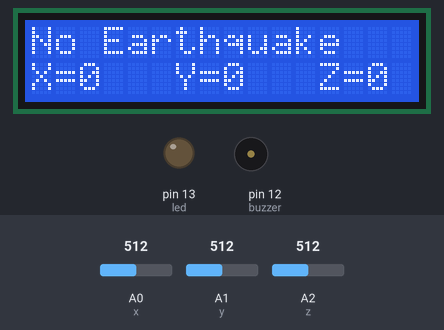
Simulated run of this sketch. Board: Arduino Uno, built with avr-gcc and run on an emulated ATmega328P. Shown: 16×2 character LCD, output pins drawn as LEDs (lit = HIGH), buzzer (waves = sounding, pin HIGH). Inputs (shaded band) come from the test bench; at power-on: A0 (x) = 512, A1 (y) = 512, A2 (z) = 512. What the sketch prints to the serial monitor is not drawn.

Above: at 9.4 s.
9.5 s: A0 (x) set to 390
At 10.2 s:
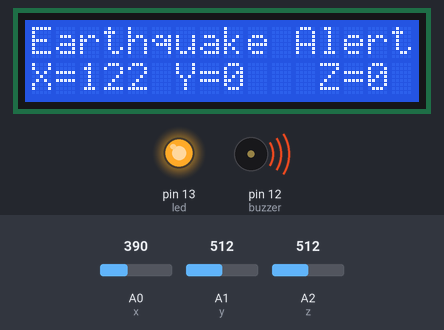
11.3 s: A1 (y) set to 433
At 12.5 s:
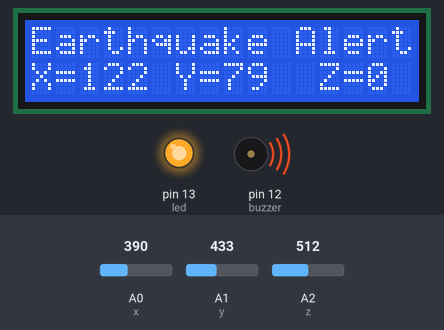
12.8 s: A1 (y) set to 424
At 13.44 s:
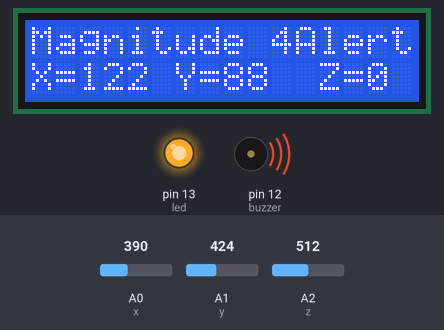
15.6 s: A2 (z) set to 599
At 16.44 s:
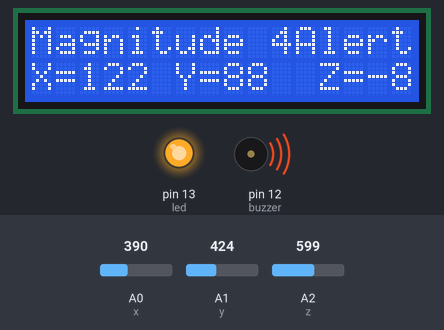
17.2 s: A2 (z) set to 629
At 18.1 s:
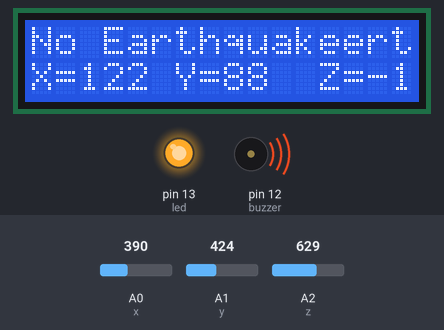
20.2 s: A0 (x) set to 399
At 20.54 s:
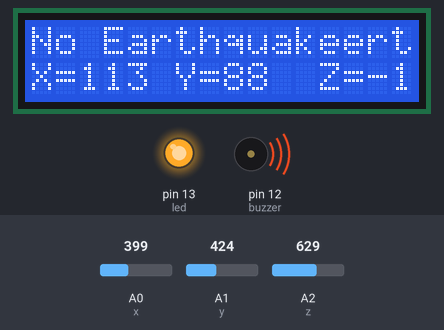
23.2 s: A0 (x) set to 420
Timing chart, 0 to 25.8 s (numbered marks = the images above; inputs shaded):
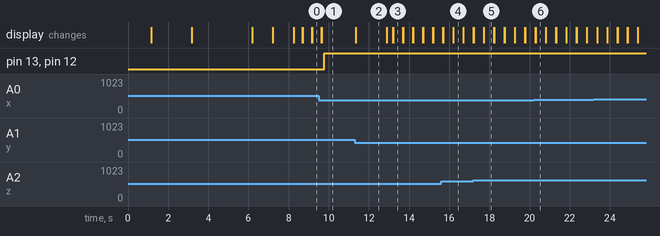

The sketch:

detect_earthquake.ino
```cpp
#include <Wire.h>
#include <LiquidCrystal_I2C.h>
#include <math.h>

#define buzzer 12
#define led 13
#define x A0
#define y A1
#define z A2

/*variables*/
int xsample = 0;
int ysample = 0;
int zsample = 0;
long start;
int buz = 0;

/*Macros*/
#define samples 10
#define maxVal 100 // max change limit
#define minVal -100 // min change limit
#define buzTime 5000 // buzzer on time

LiquidCrystal_I2C lcd(0x27, 20, 4); // I2C address, columns, rows

void setup() {
  lcd.init();
  lcd.backlight();
  lcd.begin(16, 2);
  Serial.begin(9600);
  delay(1000);
  lcd.print("Earthquake ");
  lcd.setCursor(0, 1);
  lcd.print("Detector ");
  lcd.print("System ");
  delay(2000);
  lcd.clear();
  lcd.print("Calibrating.....");
  lcd.setCursor(0, 1);
  lcd.print("Please wait...");
  pinMode(buzzer, OUTPUT);
  pinMode(led, OUTPUT);
  buz = 0;
  digitalWrite(buzzer, buz);
  digitalWrite(led, buz);
  for (int i = 0; i < samples; i++) {
    xsample += analogRead(x);
    ysample += analogRead(y);
    zsample += analogRead(z);
  }
  xsample /= samples;
  ysample /= samples;
  zsample /= samples;
  delay(3000);
  lcd.clear();
  lcd.print("Calibrated");
  delay(1000);
  lcd.clear();
  lcd.print("Device Ready");
  delay(1000);
  lcd.clear();
  lcd.print(" X   Y   Z ");
}

int calculateMagnitude(int x, int y, int z) {
  int magnitude = sqrt(sq(x) + sq(y) + sq(z));
  if (magnitude < 50) return 1;
  else if (magnitude < 100) return 2;
  else if (magnitude < 150) return 3;
  else if (magnitude < 200) return 4;
  else if (magnitude < 250) return 5;
  else if (magnitude < 300) return 6;
  else if (magnitude < 350) return 7;
  else if (magnitude < 400) return 8;
  else return 9;
}

void loop() {
  int value1 = analogRead(x);
  int value2 = analogRead(y);
  int value3 = analogRead(z);

  int xValue = xsample - value1;
  int yValue = ysample - value2;
  int zValue = zsample - value3;

  // Calculate magnitude
  int magnitude = calculateMagnitude(xValue, yValue, zValue);

  // Display magnitude level
  lcd.setCursor(0, 0);
  if (magnitude == 1) {
    lcd.print("No Earthquake");
  } else if (magnitude == 2) {
    lcd.print("No Earthquake");
  } else if (magnitude == 3) {
    lcd.print("Earthquake Alert");
  } else if (magnitude == 4) {
    lcd.print("Magnitude 4");
  } else if (magnitude == 5) {
    lcd.print("Magnitude 5");
  } else if (magnitude == 6) {
    lcd.print("Magnitude 6");
  } else if (magnitude == 7) {
    lcd.print("Magnitude 7");
  } else if (magnitude == 8) {
    lcd.print("Magnitude 8");
  } else if (magnitude == 9) {
    lcd.print("Magnitude 9");
  }

  // Display x, y, z values
  lcd.setCursor(0, 1);
  lcd.print("X=");
  lcd.print(xValue);
  lcd.setCursor(6, 1);
  lcd.print("Y=");
  lcd.print(yValue);
  lcd.setCursor(12, 1);
  lcd.print("Z=");
  lcd.print(zValue);

  delay(125);

  if (xValue < minVal || xValue > maxVal || yValue < minVal || yValue > maxVal || zValue < minVal || zValue > maxVal) {
    if (buz == 0)
      start = millis(); // timer start
    buz = 1; // buzzer / led flag activated
    lcd.setCursor(0, 0); // Move cursor to top left
    lcd.print("Earthquake Alert"); // Print "Earthquake Alert" when buzzer and LED are activated
  } else if (buz == 1) {
    if (millis() >= start + buzTime)
      buz = 0;
  } else {
    lcd.clear();
    lcd.print("  ");
  }

  digitalWrite(buzzer, buz); // buzzer on and off command
  digitalWrite(led, buz); // led on and off command

  // Send data to serial in CSV format
  Serial.print(millis()); // Timestamp
  Serial.print(",");
  Serial.print(magnitude); // Magnitude
  Serial.print(",");
  Serial.print(xValue); // X value
  Serial.print(",");
  Serial.print(yValue); // Y value
  Serial.print(",");
  Serial.println(zValue); // Z value
}
```

Measured:
- the behaviour switches between 425 and 424 on A1 (y) (found by bisection; images 2 and 3)
- the behaviour switches between 612 and 613 on A2 (z) (found by bisection; images 4 and 5)
- after the input at 9.5 s, pin 13 (led), pin 12 (buzzer): LOW → HIGH after 0.29 s; the display: first differs from a run without the input after 0.15 s (image 1)
- after the input at 11.3 s, the display: changes after 0.05 s (image 2)
- after the input at 12.8 s, the display: changes after 0.08 s (image 3)
- after the input at 15.6 s, the display: first differs from a run without the input after 0.11 s (image 4)
- after the input at 17.2 s, the display: first differs from a run without the input at once (image 5)
